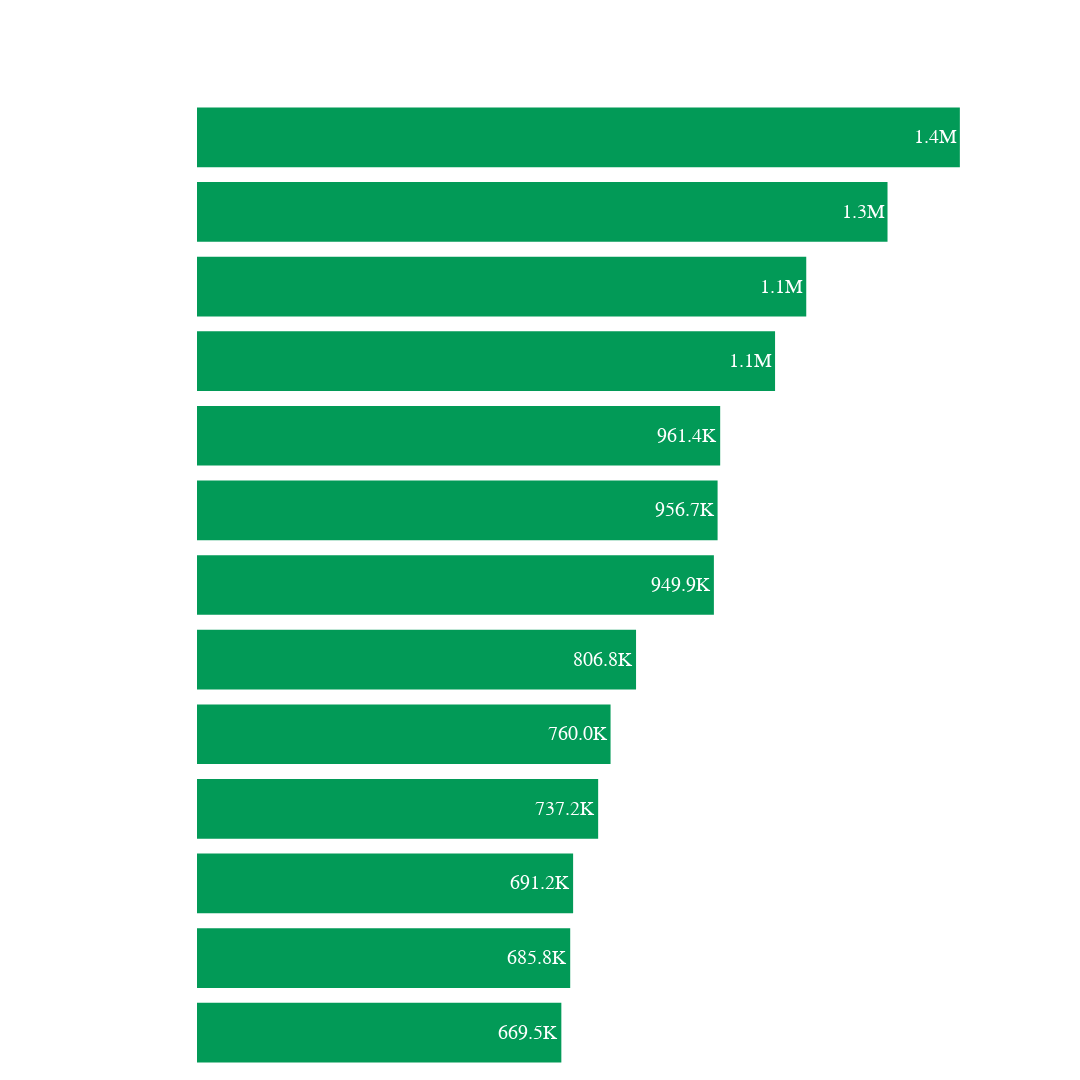

Write notebook code for a chart like this one.
### Code cell
fig.show()

### Figure 1 — Plotly figure (JSON) as saved in the notebook; plotly's stock layout.template omitted (floating-point values rounded to 4 significant figures)
{"data": [{"alignmentgroup": "True", "hovertemplate": "Plays=%{x}<br>Name=%{y}<br>label=%{text}<extra></extra>", "legendgroup": "", "marker": {"color": "#029a57", "line": {"color": "white", "width": 0}, "pattern": {"shape": ""}}, "name": "", "offsetgroup": "", "orientation": "h", "showlegend": false, "text": ["956.7K", "1.4M", "1.1M", "1.1M", "949.9K", "1.3M", "669.5K", "961.4K", "806.8K", "737.2K", "691.2K", "685.8K", "760.0K"], "textfont": {"color": "white", "family": "Circular Std", "size": 20}, "textposition": "auto", "type": "bar", "x": [956668, 1401866, 1119602, 1062292, 949873, 1268942, 669530, 961434, 806835, 737198, 691186, 685833, 759992], "xaxis": "x", "y": ["Status", "Cosmo Freestyle", "Wolverine", "Brick Fees", "Rabbit Island", "It's Your<br>Anniversary", "Nobody Like You -<br>Interlude", "30 Girlfriends ", "Steel Doors", "Walk It Off", "Ruthless", "Origami", "On The Set"], "yaxis": "y"}], "layout": {"bargap": 0.2, "barmode": "relative", "height": 1080, "legend": {"tracegroupgap": 0}, "margin": {"b": 10, "t": 100}, "paper_bgcolor": "rgba(0,0,0,0)", "plot_bgcolor": "rgba(0,0,0,0)", "showlegend": false, "title": {"font": {"color": "white", "family": "Circular Std", "size": 48}, "text": "You Only Die 1nce - Songs Ranked<br><sup>Spotify streams as of Nov 12</sup>", "y": 0.95}, "width": 1080, "xaxis": {"anchor": "y", "domain": [0, 1], "title": {"text": "Plays"}, "visible": false}, "yaxis": {"anchor": "x", "categoryorder": "total ascending", "domain": [0, 1], "tickfont": {"color": "white", "family": "Circular Std", "size": 24}, "title": {}}}}
